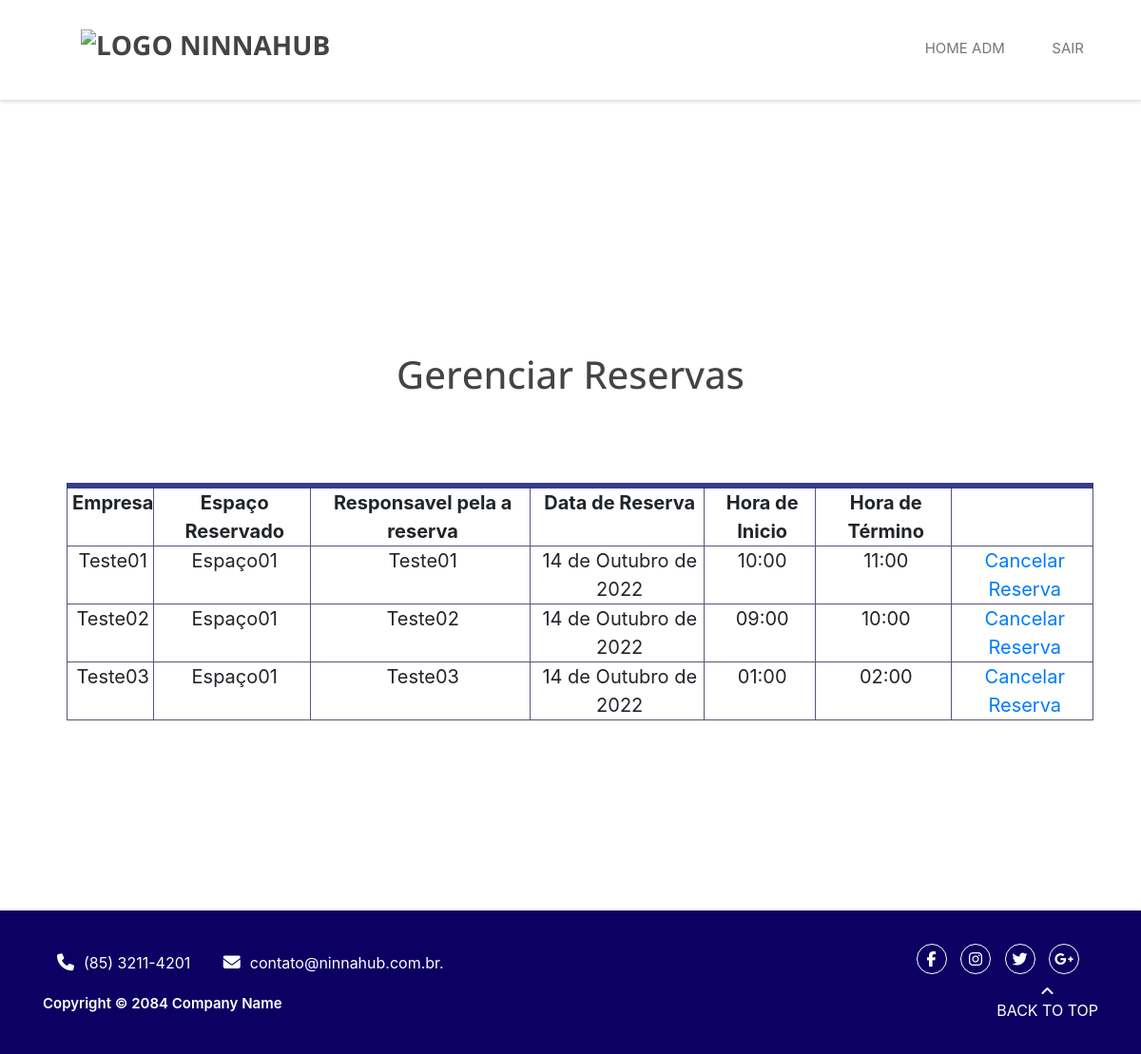
Page /adm/gerenciar_reserva/ (signed in) on the earlier database version.
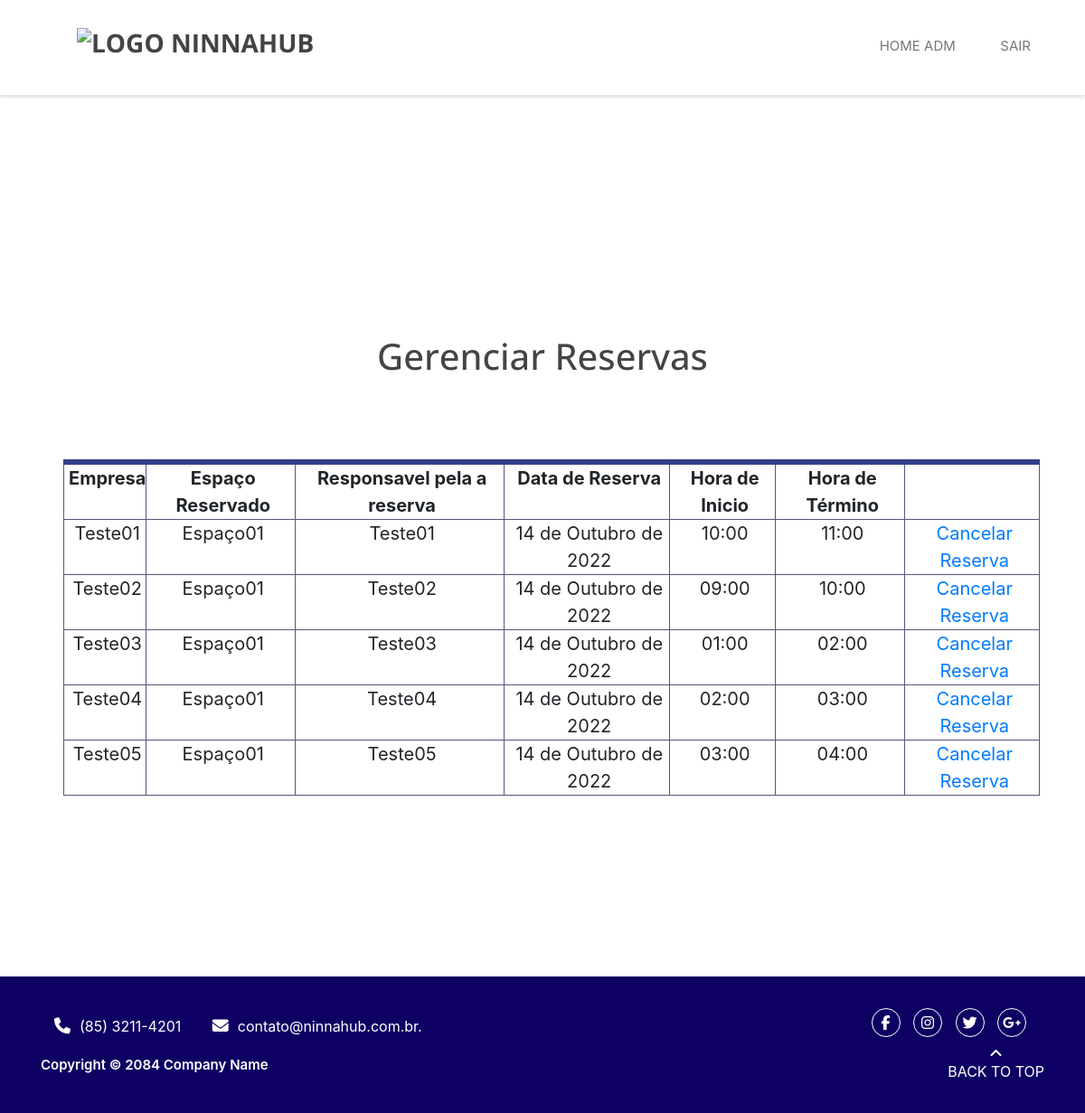
Same page on the later database version.
### reserva/models.py (models this page shows, shortened)
class Registro(models.Model):
    MANTENEDOR_CHOICES = (
        ('Mantenedor', 'Mantenedor'),
        ('Residente Startup', 'Residente Startup'),
        ('Time Operacional', 'Time Operacional'),
    )
    EVENTO_CHOICES = (
        ('Espaço01', 'Espaço01'),
        ('Espaço02', 'Espaço02'),
        ('Espaço03', 'Espaço03'),
    )
    agente = models.CharField(max_length=30)
    mantenedor = models.CharField(max_length=30, choices=MANTENEDOR_CHOICES)
    empresa = models.CharField(max_length=30)
    email = models.EmailField(max_length=254)
    telefone = models.CharField(max_length=30)
    cpf = CPFField('cpf')
    cnpj = CNPJField('CNPJ')
    nome_evento = models.CharField(max_length=300)
    descricao = models.TextField(max_length=1000)
    lista_participantes = models.FileField(upload_to='lista_participantes/%Y/%m/%d/', blank=True)
    espacos = models.CharField(max_length=30, choices=EVENTO_CHOICES, default='Espaço01')
    data_reserva = models.DateField()
    hora_inicio = models.TimeField()
    hora_fim = models.TimeField()
    confirmacao_email = models.BooleanField(default=False)

### administrador/views.py (the view)
# urls.py: path('gerenciar_reserva/', views.gerenciar_reserva, name='gerenciar_reserva'),
@login_required(login_url='/adm/login')
def gerenciar_reserva(request):
    registro = {'registro': Registro.objects.all()}
    return render(request, 'gerenciar_reserva.html', registro)

### administrador/templates/gerenciar_reserva.html (shortened to what this page needs)
{% extends 'base.html' %}
{% load static %}
{% block 'body' %}
{% include 'partials/_navbar-adm.html' %}
<main>
    <h1 class="h1-gerenciar">Gerenciar Reservas</h1>
    <table>
        <tr>
            <th>Empresa</th>
            <th>Espaço Reservado</th>
            <th>Responsavel pela a reserva</th>
            <th>Data de Reserva</th>
            <th>Hora de Inicio</th>
            <th>Hora de Término</th>
            <th></th>
        </tr>
        {%for registro in registro %}
        <tr>
            <td>{{registro.empresa}}</td>
            <td>{{registro.espacos}}</td>
            <td>{{registro.agente}}</td>
            <td>{{registro.data_reserva}}</td>
            <td>{{registro.hora_inicio}}</td>
            <td>{{registro.hora_fim}}</td>
            <td><a href="">Cancelar Reserva</a></td>
        </tr>
        {%endfor%}
    </table>
</main>
   {% include 'partials/_footer.html' %}
{% endblock %}

### templates/base.html (shortened to what this page needs)
{% load static %}
<!DOCTYPE html>
<html lang="pt-br">
<head>
    <link href="{% static 'reserva/bootstrap/css/bootstrap.css' %}" rel="stylesheet" media="screen">
    <link rel="stylesheet" href="{% static 'reserva/css/misc.css' %}">
    <link rel="stylesheet" href="{% static 'reserva/css/animate.css' %}">
    <link rel="stylesheet" href="{% static 'reserva/css/main.css' %}">
    <link rel="stylesheet" href="{% static 'reserva/css/gerenciar-usuario.css'%}">
    <link rel="stylesheet" href="{% static 'reserva/css/base.css'%}">
    <link rel="stylesheet" href="{% static 'reserva/css/style.css'%}">
    <link rel="stylesheet" href="{% static 'reserva/css/descrição.css'%}">
    <link rel="stylesheet" href="{% static 'reserva/css/gerenciar-reserva.css'%}">
    <link rel="stylesheet" href="http://use.fontawesome.com/releases/v5.7.2/css/all.css">
    <link rel="stylesheet" href="{% static 'reserva/bootstrap/css/bootstrap.min.css'%}">
    <link rel="stylesheet" href="{% static 'reserva/css/login.css'%}">
    <link rel="stylesheet" href="{% static 'reserva/css/font-awesome.min.css'%}">
    <link rel="stylesheet" href="{% static 'reserva/css/admin.css'%}">
    <link rel="stylesheet" href="{% static 'reserva/css/check.css'%}"/>
</head>
<body>
    {% block 'body' %}{% endblock %}
</body>
</html>

### administrador/templates/partials/_navbar-adm.html (shortened to what this page needs)
{%load static%}
<div id="home">
    <div class="site-header">
        <div class="main-header">
            <div class="container">
                <div class="row">
                    <div class="col-md-4 col-sm-4 col-xs-6">
                        <div class="logo">
                            <h1><a href="{% url 'home' %}" title="NINNA-HUB"><img src="{% static 'reserva/images/logo-nina.png' %}" alt="Logo NinnaHub" width="30%"></a></h1>
                        </div>
                    </div>
                    <div class="col-md-8 col-sm-8 col-xs-6">
                        <div class="menu text-right d-none d-md-block">
                            <ul>
                                <li><a href="{% url 'administrador' %}" class="external">Home ADM</a></li>
                                <li><a href="{% url 'login' %}" class="external">Sair</a></li>
                            </ul>
                        </div>
                    </div>
                </div>
            </div>
        </div>
    </div>
</div>

### administrador/templates/partials/_footer.html
<div class="site-footer">
    <div class="container">
        <div class="top-header">
            <div class="container">
                <div class="row">
                    <div class="col-md-6 col-sm-6">
                        <div class="left-header">
                            <span><i class="fa fa-phone"></i>(85) 3211-4201</span>
                            <span><i class="fa fa-envelope"></i>contato@ninnahub.com.br.</span>
                        </div>
                    </div>
                    <div class="col-md-6 col-sm-6">
                        <div class="right-header text-right">
                            <ul class="social-icons">
                                <li><a href="#" class="fa fa-facebook"></a></li>
                                <li><a href="#" class="fa fa-instagram"></a></li>
                                <li><a href="#" class="fa fa-twitter"></a></li>
                                <li><a href="#" class="fa fa-google-plus"></a></li>
                            </ul>
                        </div>
                    </div>
                </div>
            </div>
        </div>
        <div class="row">
            <div class="col-md-8 col-sm-8 col-xs-12">
                <p>Copyright &copy; 2084 Company Name</p>
            </div>
            <div class="col-md-4 col-sm-4 col-xs-12">
                <div class="go-top">
                    <a href="#" id="go-top">
                        <i class="fa fa-angle-up"></i>
                        Back to Top
                    </a>
                </div>
            </div>
        </div>
    </div>
</div>

### templates/static/reserva/css/main.css (style rules this page uses)
html, body, div, span, applet, object, iframe, h1, h2, h3, h4, h5, h6, p, blockquote, pre, a, abbr, acronym, address, big, cite, code, del, dfn, em, ins, kbd, q, s, samp, small, strike, strong, sub, sup, tt, var, b, u, i, center, dl, dt, dd, ol, ul, li, fieldset, form, label, legend, table, caption, tbody, tfoot, thead, tr, th, td, article, aside, canvas, details, embed, figure, figcaption, footer, header, hgroup, menu, nav, output, ruby, section, summary, time, mark, audio, video { margin: 0; padding: 0; border: 0; font-size: 100%; font: inherit; vertical-align: baseline; }
html,body { width: 100%; overflow-x: hidden; }
.row { margin-left:-85px; margin-right: -85px ; }
body { line-height: 1; }
ol, ul { list-style: none; }
table { border-collapse: collapse; border-spacing: 0; }
body { font: 13px/23px "Open Sans", sans-serif; -webkit-font-smoothing: antialiased; word-wrap: break-word; color: #777777; }
a { -webkit-transition: all 0.2s ease-in-out; -moz-transition: all 0.2s ease-in-out; -ms-transition: all 0.2s ease-in-out; -o-transition: all 0.2s ease-in-out; transition: all 0.2s ease-in-out; }
h1, h2, h3, h4, h5, h6 { font-family: "Open Sans", sans-serif; color: #444444; }
.top-header .right-header ul.social-icons, .main-header .menu ul { padding: 0; margin: 0; list-style: none; }
.top-header { background: #0e0062; color: white; padding: 10px 0; }
.top-header .left-header span { display: inline-block; margin: 8px 30px 0 0; }
.top-header .left-header span i { margin-right: 10px; font-size: 18px; }
.top-header .right-header ul.social-icons li { display: inline-block; }
.top-header .right-header ul.social-icons li a { color: white; width: 32px; height: 32px; text-align: center; line-height: 30px; border: 1px solid white; -webkit-border-radius: 16px; border-radius: 16px; margin: 0 5px; }
.main-header { position: fixed; width: 100%; z-index: 9999; padding: 30px 0; background: white; -webkit-box-shadow: 0 2px 4px rgba(1, 1, 1, 0.15) ; -moz-box-shadow: 0 2px 4px rgba(1, 1, 1, 0.15) ; box-shadow: 0 2px 4px rgba(1, 1, 1, 0.15) ; -webkit-transition: all 0.4s ease-in-out; -moz-transition: all 0.4s ease-in-out; -ms-transition: all 0.4s ease-in-out; -o-transition: all 0.4s ease-in-out; transition: all 0.4s ease-in-out; }
.main-header .logo { margin-top: 0px; padding-left: 40px; }
.main-header .logo h1 { font-size: 28px; font-weight: 700; text-transform: uppercase; }
.main-header .logo h1 a { color: #444444; }
.main-header .menu { margin-top: 10px; }
.main-header .menu ul li { display: inline-block; margin-left: 15px; }
.main-header .menu ul li a { text-transform: uppercase; color: #777777; font-size: 15px; padding: 8px 15px; -webkit-border-radius: 3px; border-radius: 3px; }
.site-footer { margin-top: 100px; background-color: #0e0062; color: white; padding: 40px; padding-left: 40px ; padding-right: 40px ; width: 100%; }
.site-footer p { margin-top: 10px; }
.site-footer a { color: white; text-align: center; display: block; }
.site-footer .go-top { float: right; text-transform: uppercase; }
.site-footer .go-top i { display: block; }

### templates/static/reserva/css/gerenciar-usuario.css (style rules this page uses)
main { margin-top: 180px; margin-bottom: 90px; }

### templates/static/reserva/css/base.css (style rules this page uses)
:root { --branco: #FFF; --cinza: #808080; --azul-ninna: #00257A; --azul-escuro-ninna: #001c5c; --verde-ninna: #57B952; --branco-ninna: #ECEDEE; --preto-ninna: #000; --fonte-ninna: 'Poppins', sans-serif; }

### templates/static/reserva/css/descrição.css (style rules this page uses)
main { margin-top: 200px; }
p { font-size: 14px; line-height: 1.50; }

### templates/static/reserva/css/gerenciar-reserva.css (style rules this page uses)
table { margin-top: 90px; margin-bottom: 200px; margin-left: 70px; width: 90%; border-top: 6px solid rgb(53,62,135); border-left:1px solid #57557A ; border-right:1px solid #57557A ; border-bottom:1px solid #57557A ; border-radius: 10px; border-collapse: separate; padding: 5px; font-size: 20px; }
tr , th { border: 1px solid #57557A; border-radius: 5px; padding-left: 5px; text-align: center; }
th { font-weight: bold; }
td { border: 1px #57557A solid; border-radius: 5px; padding-left: 5px; }
.h1-gerenciar { padding-top: 170px; text-align: center; }

### templates/static/reserva/css/login.css (style rules this page uses)
p { font-weight: 600; font-size: 15px; }
.site-footer { margin-top: 10px; }

### templates/static/reserva/css/check.css (style rules this page uses)
* { margin: 0; padding: 0; }
a { text-decoration: none; }

Differences in the rows shown:
added Registro: empresa "Teste04", espacos "Espaço01", agente "Teste04", data_reserva "14 de Outubro de 2022", hora_inicio "02:00", hora_fim "03:00"
added Registro: empresa "Teste05", espacos "Espaço01", agente "Teste05", data_reserva "14 de Outubro de 2022", hora_inicio "03:00", hora_fim "04:00"
